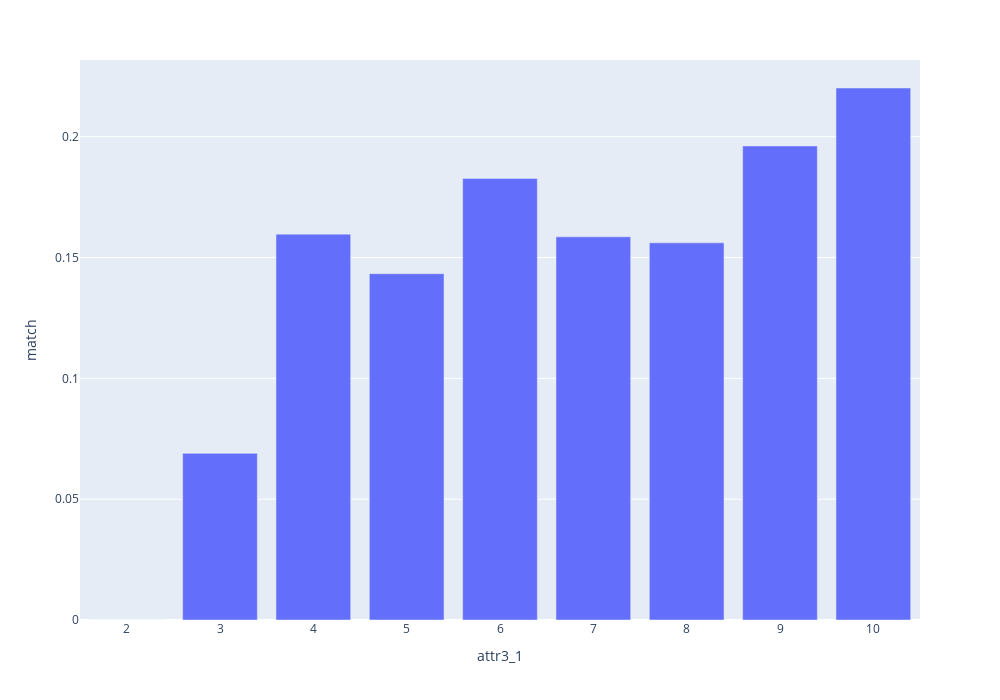

The code cell stored with this chart in its notebook:
### Markdown cell above
### Axe 2.1: Relation entre la note de "beauté" et le nombre de match

### Code cell
attr_group = dataset.groupby('attr3_1')['match'].mean()
fig = px.bar(attr_group, x = attr_group.index , y = 'match' , width=1000, height=700 )

fig.show()

### Figure 1 — Plotly figure (JSON) as saved in the notebook; plotly's stock layout.template omitted (floating-point values rounded to 4 significant figures)
{"data": [{"alignmentgroup": "True", "hovertemplate": "attr3_1=%{x}<br>match=%{y}<extra></extra>", "legendgroup": "", "marker": {"color": "#636efa", "pattern": {"shape": ""}}, "name": "", "offsetgroup": "", "orientation": "v", "showlegend": false, "textposition": "auto", "type": "bar", "x": [2, 3, 4, 5, 6, 7, 8, 9, 10], "xaxis": "x", "y": [0, 0.06897, 0.1597, 0.1433, 0.1827, 0.1585, 0.1561, 0.1962, 0.2201], "yaxis": "y"}], "layout": {"barmode": "relative", "height": 700, "legend": {"tracegroupgap": 0}, "margin": {"t": 60}, "width": 1000, "xaxis": {"anchor": "y", "autorange": true, "domain": [0, 1], "range": [1.5, 10.5], "title": {"text": "attr3_1"}, "type": "linear"}, "yaxis": {"anchor": "x", "autorange": true, "domain": [0, 1], "range": [0, 0.2317], "title": {"text": "match"}, "type": "linear"}}}
